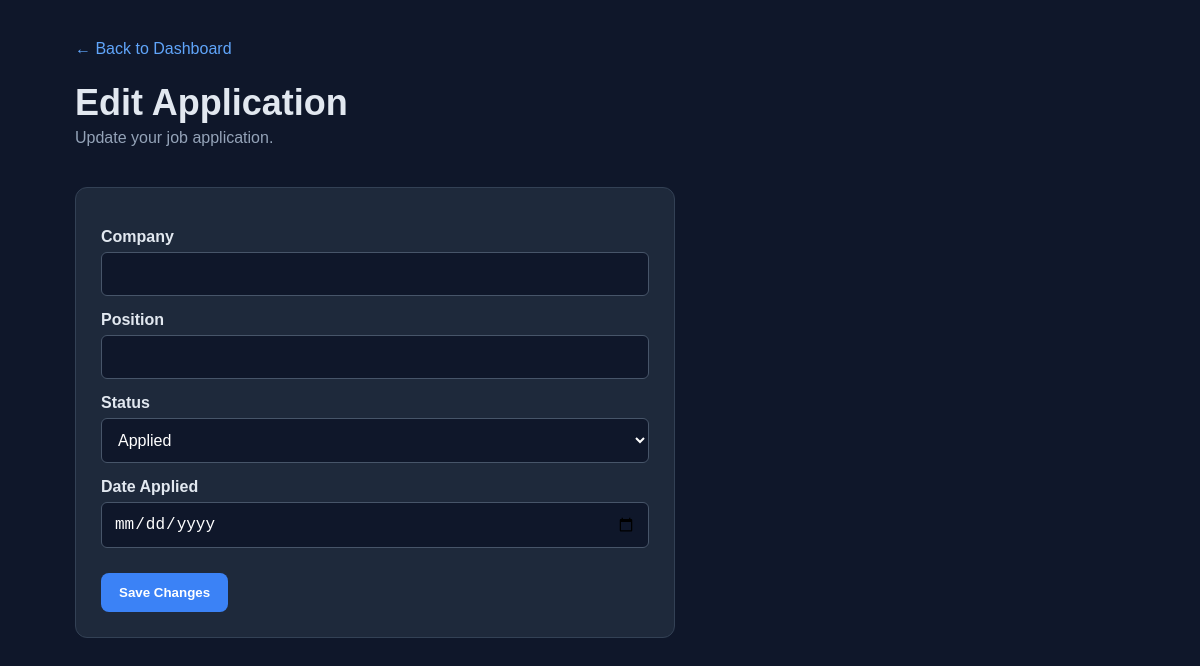
Before: /edit/6 with the older database file.
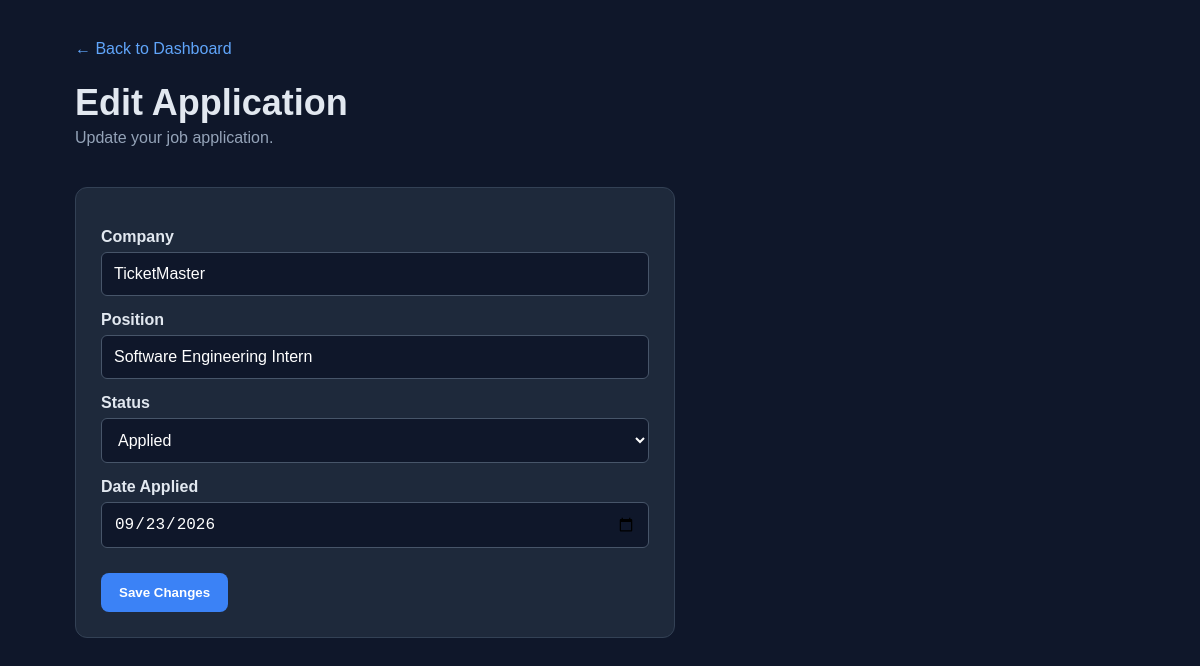
After: the same page with the newer database file.
### tables this page shows
CREATE TABLE applications(
    id INTEGER PRIMARY KEY AUTOINCREMENT,
    company TEXT NOT NULL,
    position TEXT NOT NULL,
    status TEXT NOT NULL,
    date_applied TEXT NOT NULL
    );

### app.py (the view, shortened to what this page needs)
@app.route("/edit/<int:id>", methods=["GET", "POST"])
def edit_application(id):
    conn = sqlite3.connect("careerdash.db")
    conn.row_factory = sqlite3.Row
    application = conn.execute(
        "SELECT * FROM applications WHERE id = ?",
        (id,)
    ).fetchone()
    conn.close()
    return render_template("edit.html", application=application)

### templates/edit.html (shortened to what this page needs)
<!DOCTYPE html>
<html>
<head>
    <link rel="stylesheet" href="{{ url_for('static', filename='style.css') }}">
</head>
<body>
    <div class="container">
        <a href="/" class="back-link">← Back to Dashboard</a>
        <h1>Edit Application</h1>
        <p class="subtitle">Update your job application.</p>
        <form method="POST" class="application-form">
            <label for="company">Company</label>
            <input
                type="text"
                id="company"
                name="company"
                value="{{ application['company'] }}"
                required
            >
            <label for="position">Position</label>
            <input
                type="text"
                id="position"
                name="position"
                value="{{ application['position'] }}"
                required
            >
            <label for="status">Status</label>
            <select id="status" name="status">
                <option value="Applied">Applied</option>
            </select>
            <label for="date_applied">Date Applied</label>
            <input
                type="date"
                id="date_applied"
                name="date_applied"
                value="{{ application['date_applied'] }}"
                required
            >
            <button type="submit" class="save-button">
                Save Changes
            </button>
        </form>
    </div>
</body>
</html>

Changed rows visible on the page:
added applications: company "TicketMaster", position "Software Engineering Intern", date_applied "09/23/2026"
